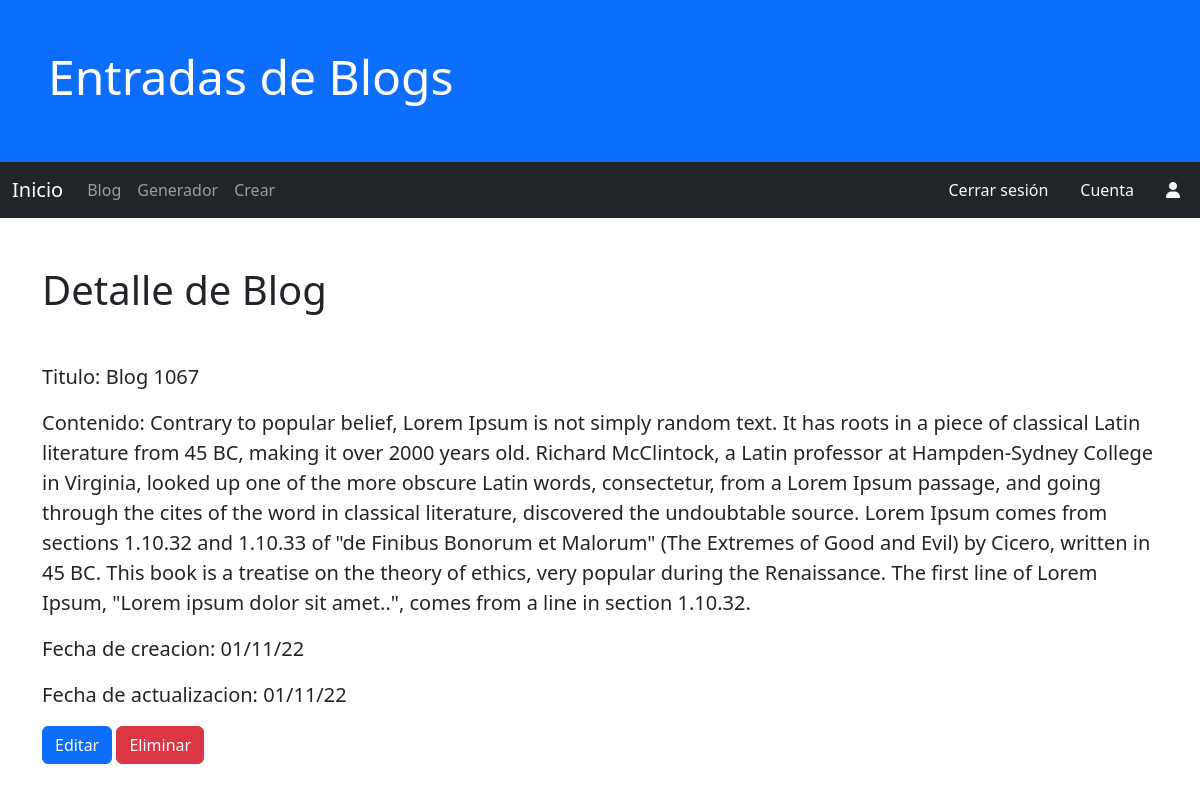
Screenshot of /blog/detalle/19/ with the database file from the repository.
### blog/models.py (models this page shows, shortened)
class EntradaBlog(models.Model):
    titulo =models.CharField(max_length=32, null=False, verbose_name="titulo")
    contenido = models.TextField(verbose_name='Contenido')
    fecha_creacion = models.DateTimeField(auto_now_add=True, verbose_name="fecha creacion")
    fecha_actualizacion = models.DateTimeField(auto_now=True, verbose_name="fecha actualizacion")
    class Meta:
        verbose_name = "Entrada de blog"
        verbose_name_plural = "Entradas de blog"
        ordering = ['fecha_creacion']

### blog/views.py (the view)
# urls.py: path('detalle/<int:pk>/', BlogDetalle.as_view(), name='detalle'),
class BlogDetalle(DetailView):
    model = EntradaBlog
    template_name = 'blog/detalle.html'

### blog/templates/blog/detalle.html (shortened to what this page needs)
{% extends 'blog/base.html' %}
{% block contenido %}
<div class="container my-5">
    <h1 class="display-6">Detalle de Blog</h1>
</div>
<div class="container">
    <p class="lead"> <strong> Titulo:</strong> {{entradablog.titulo}}</p>
    <p class="lead"> <strong> Contenido:</strong> {{entradablog.contenido}}</p>
    <p class="lead"> <strong> Fecha de creacion:</strong> {{entradablog.fecha_creacion|date:'d/m/y'}}</p>
    <p class="lead"> <strong> Fecha de actualizacion:</strong> {{entradablog.fecha_actualizacion|date:'d/m/y'}}</p>
    <div>
        <a href="{% url 'blog:editar' entradablog.id %}" class="btn btn-primary">Editar</a>
        <a href="{% url 'blog:eliminar' entradablog.id %}" class="btn btn-danger" >Eliminar</a>
    </div>
</div>
{% endblock %}

### rows the page displays
EntradaBlog: titulo "Blog 1067", contenido "Contrary to popular belief, Lorem Ipsum is not simply random text. It has roots in a piece of classical Latin literature from 45 BC, making it over 2000 years old. Richard McClintock, a Latin professor at Hampden-Sydney College in Virginia, looked up one of the more obscure Latin words, consectetur, from a Lorem Ipsum passage, and going through the cites of the word in classical literature, discovered the undoubtable source. Lorem Ipsum comes from sections 1.10.32 and 1.10.33 of \"de Finibus Bonorum et Malorum\" (The Extremes of Good and Evil) by Cicero, written in 45 BC. This book is a treatise on the theory of ethics, very popular during the Renaissance. The first line of Lorem Ipsum,…", fecha_creacion "01/11/22", fecha_actualizacion "01/11/22"
